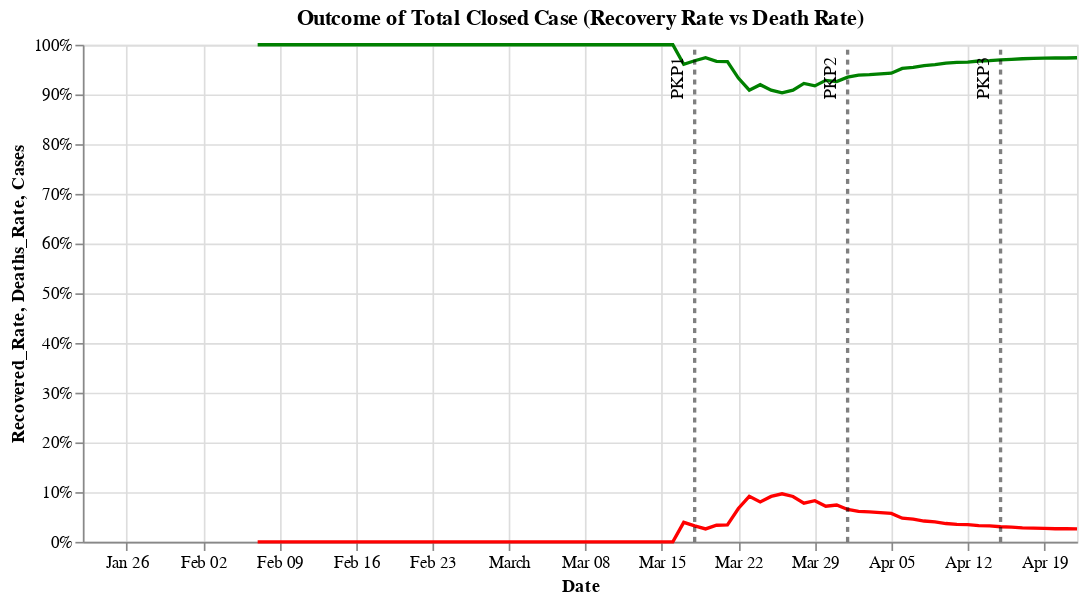

Here is the notebook cell this chart was saved with:
### Code cell
#hide_input
_base = alt.Chart(df_summary_my[['Date', 'Recovered_Rate', 'Deaths_Rate']]).encode(x='Date:T')
_recovered = _base.mark_line(color='green').encode(
              y=alt.Y('Recovered_Rate:Q', axis=alt.Axis(format='%')))
_deaths = _base.mark_line(color='red').encode(y=alt.Y('Deaths_Rate:Q', axis=alt.Axis(format='%')))

(_recovered + _deaths + _pkp_line(1.0)).properties(title='Outcome of Total Closed Case (Recovery Rate vs Death Rate)', width=600)

### Figure 1 — Vega-Lite specification as saved in the notebook (floating-point values rounded to 4 significant figures)
{"config": {"view": {"continuousWidth": 400, "continuousHeight": 300}}, "layer": [{"mark": {"type": "line", "color": "green"}, "encoding": {"x": {"type": "temporal", "field": "Date"}, "y": {"type": "quantitative", "axis": {"format": "%"}, "field": "Recovered_Rate"}}}, {"mark": {"type": "line", "color": "red"}, "encoding": {"x": {"type": "temporal", "field": "Date"}, "y": {"type": "quantitative", "axis": {"format": "%"}, "field": "Deaths_Rate"}}}, {"layer": [{"mark": {"type": "line", "color": "black", "opacity": 0.5, "strokeDash": [3, 3]}, "encoding": {"x": {"type": "temporal", "field": "Date"}, "y": {"type": "quantitative", "field": "Cases"}}}, {"mark": {"type": "text", "angle": 270, "dx": -20, "dy": -10, "text": "PKP1"}, "encoding": {"x": {"type": "temporal", "field": "Date"}, "y": {"type": "quantitative", "field": "Cases"}}, "transform": [{"filter": "(datum['Cases'] > 0)"}]}, {"layer": [{"mark": {"type": "line", "color": "black", "opacity": 0.5, "strokeDash": [3, 3]}, "encoding": {"x": {"type": "temporal", "field": "Date"}, "y": {"type": "quantitative", "field": "Cases"}}}, {"mark": {"type": "text", "angle": 270, "dx": -20, "dy": -10, "text": "PKP2"}, "encoding": {"x": {"type": "temporal", "field": "Date"}, "y": {"type": "quantitative", "field": "Cases"}}, "transform": [{"filter": "(datum['Cases'] > 0)"}]}], "data": {"name": "data-61825ca3bf80507b13fd09e9882e9c7c"}}, {"layer": [{"mark": {"type": "line", "color": "black", "opacity": 0.5, "strokeDash": [3, 3]}, "encoding": {"x": {"type": "temporal", "field": "Date"}, "y": {"type": "quantitative", "field": "Cases"}}}, {"mark": {"type": "text", "angle": 270, "dx": -20, "dy": -10, "text": "PKP3"}, "encoding": {"x": {"type": "temporal", "field": "Date"}, "y": {"type": "quantitative", "field": "Cases"}}, "transform": [{"filter": "(datum['Cases'] > 0)"}]}], "data": {"name": "data-1cff141ff54103cc826373c18d6e5dc0"}}], "data": {"name": "data-1864ebcf0b3714c9717e86ab21715ef9"}}], "data": {"name": "data-a7bc0dabfd52c3cb698266a1f6d4e0ed"}, "title": "Outcome of Total Closed Case (Recovery Rate vs Death Rate)", "width": 600, "$schema": "https://vega.github.io/schema/vega-lite/v4.8.1.json", "datasets": {"data-a7bc0dabfd52c3cb698266a1f6d4e0ed": [{"Date": "2020-01-22T00:00:00", "Recovered_Rate": null, "Deaths_Rate": null}, {"Date": "2020-01-23T00:00:00", "Recovered_Rate": null, "Deaths_Rate": null}, {"Date": "2020-01-24T00:00:00", "Recovered_Rate": null, "Deaths_Rate": null}, {"Date": "2020-01-25T00:00:00", "Recovered_Rate": null, "Deaths_Rate": null}, {"Date": "2020-01-26T00:00:00", "Recovered_Rate": null, "Deaths_Rate": null}, {"Date": "2020-01-27T00:00:00", "Recovered_Rate": null, "Deaths_Rate": null}, {"Date": "2020-01-28T00:00:00", "Recovered_Rate": null, "Deaths_Rate": null}, {"Date": "2020-01-29T00:00:00", "Recovered_Rate": null, "Deaths_Rate": null}, {"Date": "2020-01-30T00:00:00", "Recovered_Rate": null, "Deaths_Rate": null}, {"Date": "2020-01-31T00:00:00", "Recovered_Rate": null, "Deaths_Rate": null}, {"Date": "2020-02-01T00:00:00", "Recovered_Rate": null, "Deaths_Rate": null}, {"Date": "2020-02-02T00:00:00", "Recovered_Rate": null, "Deaths_Rate": null}, {"Date": "2020-02-03T00:00:00", "Recovered_Rate": null, "Deaths_Rate": null}, {"Date": "2020-02-04T00:00:00", "Recovered_Rate": null, "Deaths_Rate": null}, {"Date": "2020-02-05T00:00:00", "Recovered_Rate": null, "Deaths_Rate": null}, {"Date": "2020-02-06T00:00:00", "Recovered_Rate": null, "Deaths_Rate": null}, {"Date": "2020-02-07T00:00:00", "Recovered_Rate": 1.0, "Deaths_Rate": 0.0}, {"Date": "2020-02-08T00:00:00", "Recovered_Rate": 1.0, "Deaths_Rate": 0.0}, {"Date": "2020-02-09T00:00:00", "Recovered_Rate": 1.0, "Deaths_Rate": 0.0}, {"Date": "2020-02-10T00:00:00", "Recovered_Rate": 1.0, "Deaths_Rate": 0.0}, {"Date": "2020-02-11T00:00:00", "Recovered_Rate": 1.0, "Deaths_Rate": 0.0}, {"Date": "2020-02-12T00:00:00", "Recovered_Rate": 1.0, "Deaths_Rate": 0.0}, {"Date": "2020-02-13T00:00:00", "Recovered_Rate": 1.0, "Deaths_Rate": 0.0}, {"Date": "2020-02-14T00:00:00", "Recovered_Rate": 1.0, "Deaths_Rate": 0.0}, {"Date": "2020-02-15T00:00:00", "Recovered_Rate": 1.0, "Deaths_Rate": 0.0}, {"Date": "2020-02-16T00:00:00", "Recovered_Rate": 1.0, "Deaths_Rate": 0.0}, {"Date": "2020-02-17T00:00:00", "Recovered_Rate": 1.0, "Deaths_Rate": 0.0}, {"Date": "2020-02-18T00:00:00", "Recovered_Rate": 1.0, "Deaths_Rate": 0.0}, {"Date": "2020-02-19T00:00:00", "Recovered_Rate": 1.0, "Deaths_Rate": 0.0}, {"Date": "2020-02-20T00:00:00", "Recovered_Rate": 1.0, "Deaths_Rate": 0.0}, {"Date": "2020-02-21T00:00:00", "Recovered_Rate": 1.0, "Deaths_Rate": 0.0}, {"Date": "2020-02-22T00:00:00", "Recovered_Rate": 1.0, "Deaths_Rate": 0.0}, {"Date": "2020-02-23T00:00:00", "Recovered_Rate": 1.0, "Deaths_Rate": 0.0}, {"Date": "2020-02-24T00:00:00", "Recovered_Rate": 1.0, "Deaths_Rate": 0.0}, {"Date": "2020-02-25T00:00:00", "Recovered_Rate": 1.0, "Deaths_Rate": 0.0}, {"Date": "2020-02-26T00:00:00", "Recovered_Rate": 1.0, "Deaths_Rate": 0.0}, {"Date": "2020-02-27T00:00:00", "Recovered_Rate": 1.0, "Deaths_Rate": 0.0}, {"Date": "2020-02-28T00:00:00", "Recovered_Rate": 1.0, "Deaths_Rate": 0.0}, {"Date": "2020-02-29T00:00:00", "Recovered_Rate": 1.0, "Deaths_Rate": 0.0}, {"Date": "2020-03-01T00:00:00", "Recovered_Rate": 1.0, "Deaths_Rate": 0.0}, {"Date": "2020-03-02T00:00:00", "Recovered_Rate": 1.0, "Deaths_Rate": 0.0}, {"Date": "2020-03-03T00:00:00", "Recovered_Rate": 1.0, "Deaths_Rate": 0.0}, {"Date": "2020-03-04T00:00:00", "Recovered_Rate": 1.0, "Deaths_Rate": 0.0}, {"Date": "2020-03-05T00:00:00", "Recovered_Rate": 1.0, "Deaths_Rate": 0.0}, {"Date": "2020-03-06T00:00:00", "Recovered_Rate": 1.0, "Deaths_Rate": 0.0}, {"Date": "2020-03-07T00:00:00", "Recovered_Rate": 1.0, "Deaths_Rate": 0.0}, {"Date": "2020-03-08T00:00:00", "Recovered_Rate": 1.0, "Deaths_Rate": 0.0}, {"Date": "2020-03-09T00:00:00", "Recovered_Rate": 1.0, "Deaths_Rate": 0.0}, {"Date": "2020-03-10T00:00:00", "Recovered_Rate": 1.0, "Deaths_Rate": 0.0}, {"Date": "2020-03-11T00:00:00", "Recovered_Rate": 1.0, "Deaths_Rate": 0.0}, {"Date": "2020-03-12T00:00:00", "Recovered_Rate": 1.0, "Deaths_Rate": 0.0}, {"Date": "2020-03-13T00:00:00", "Recovered_Rate": 1.0, "Deaths_Rate": 0.0}, {"Date": "2020-03-14T00:00:00", "Recovered_Rate": 1.0, "Deaths_Rate": 0.0}, {"Date": "2020-03-15T00:00:00", "Recovered_Rate": 1.0, "Deaths_Rate": 0.0}, {"Date": "2020-03-16T00:00:00", "Recovered_Rate": 1.0, "Deaths_Rate": 0.0}, {"Date": "2020-03-17T00:00:00", "Recovered_Rate": 0.9608, "Deaths_Rate": 0.03922}, {"Date": "2020-03-18T00:00:00", "Recovered_Rate": 0.9677, "Deaths_Rate": 0.03226}, {"Date": "2020-03-19T00:00:00", "Recovered_Rate": 0.974, "Deaths_Rate": 0.02597}, {"Date": "2020-03-20T00:00:00", "Recovered_Rate": 0.9667, "Deaths_Rate": 0.03333}, {"Date": "2020-03-21T00:00:00", "Recovered_Rate": 0.9661, "Deaths_Rate": 0.0339}, {"Date": "2020-03-22T00:00:00", "Recovered_Rate": 0.9329, "Deaths_Rate": 0.06711}, {"Date": "2020-03-23T00:00:00", "Recovered_Rate": 0.9085, "Deaths_Rate": 0.0915}, {"Date": "2020-03-24T00:00:00", "Recovered_Rate": 0.9196, "Deaths_Rate": 0.0804}, {"Date": "2020-03-25T00:00:00", "Recovered_Rate": 0.9087, "Deaths_Rate": 0.09132}, {"Date": "2020-03-26T00:00:00", "Recovered_Rate": 0.9034, "Deaths_Rate": 0.09664}, {"Date": "2020-03-27T00:00:00", "Recovered_Rate": 0.9088, "Deaths_Rate": 0.09123}, {"Date": "2020-03-28T00:00:00", "Recovered_Rate": 0.9222, "Deaths_Rate": 0.07781}, {"Date": "2020-03-29T00:00:00", "Recovered_Rate": 0.9173, "Deaths_Rate": 0.08274}, {"Date": "2020-03-30T00:00:00", "Recovered_Rate": 0.9283, "Deaths_Rate": 0.07171}, {"Date": "2020-03-31T00:00:00", "Recovered_Rate": 0.9259, "Deaths_Rate": 0.07414}, {"Date": "2020-04-01T00:00:00", "Recovered_Rate": 0.9348, "Deaths_Rate": 0.06522}, {"Date": "2020-04-02T00:00:00", "Recovered_Rate": 0.9388, "Deaths_Rate": 0.0612}, {"Date": "2020-04-03T00:00:00", "Recovered_Rate": 0.9398, "Deaths_Rate": 0.06023}, {"Date": "2020-04-04T00:00:00", "Recovered_Rate": 0.9414, "Deaths_Rate": 0.05864}, {"Date": "2020-04-05T00:00:00", "Recovered_Rate": 0.9428, "Deaths_Rate": 0.05722}, {"Date": "2020-04-06T00:00:00", "Recovered_Rate": 0.9524, "Deaths_Rate": 0.04758}, {"Date": "2020-04-07T00:00:00", "Recovered_Rate": 0.9545, "Deaths_Rate": 0.04552}, {"Date": "2020-04-08T00:00:00", "Recovered_Rate": 0.9581, "Deaths_Rate": 0.04188}, {"Date": "2020-04-09T00:00:00", "Recovered_Rate": 0.96, "Deaths_Rate": 0.04}, {"Date": "2020-04-10T00:00:00", "Recovered_Rate": 0.9632, "Deaths_Rate": 0.03684}, {"Date": "2020-04-11T00:00:00", "Recovered_Rate": 0.9647, "Deaths_Rate": 0.0353}, {"Date": "2020-04-12T00:00:00", "Recovered_Rate": 0.9652, "Deaths_Rate": 0.0348}, {"Date": "2020-04-13T00:00:00", "Recovered_Rate": 0.9673, "Deaths_Rate": 0.03272}, {"Date": "2020-04-14T00:00:00", "Recovered_Rate": 0.968, "Deaths_Rate": 0.03203}, {"Date": "2020-04-15T00:00:00", "Recovered_Rate": 0.9696, "Deaths_Rate": 0.0304}, {"Date": "2020-04-16T00:00:00", "Recovered_Rate": 0.9705, "Deaths_Rate": 0.02947}, {"Date": "2020-04-17T00:00:00", "Recovered_Rate": 0.9718, "Deaths_Rate": 0.02817}, {"Date": "2020-04-18T00:00:00", "Recovered_Rate": 0.9724, "Deaths_Rate": 0.02759}, {"Date": "2020-04-19T00:00:00", "Recovered_Rate": 0.9729, "Deaths_Rate": 0.02708}, {"Date": "2020-04-20T00:00:00", "Recovered_Rate": 0.9737, "Deaths_Rate": 0.0263}, {"Date": "2020-04-21T00:00:00", "Recovered_Rate": 0.9733, "Deaths_Rate": 0.02674}, {"Date": "2020-04-22T00:00:00", "Recovered_Rate": 0.9738, "Deaths_Rate": 0.02623}], "data-1864ebcf0b3714c9717e86ab21715ef9": [{"Date": "2020-03-18", "Cases": 0.0}, {"Date": "2020-03-18", "Cases": 1.0}], "data-61825ca3bf80507b13fd09e9882e9c7c": [{"Date": "2020-04-01", "Cases": 0.0}, {"Date": "2020-04-01", "Cases": 1.0}], "data-1cff141ff54103cc826373c18d6e5dc0": [{"Date": "2020-04-15", "Cases": 0.0}, {"Date": "2020-04-15", "Cases": 1.0}]}}
